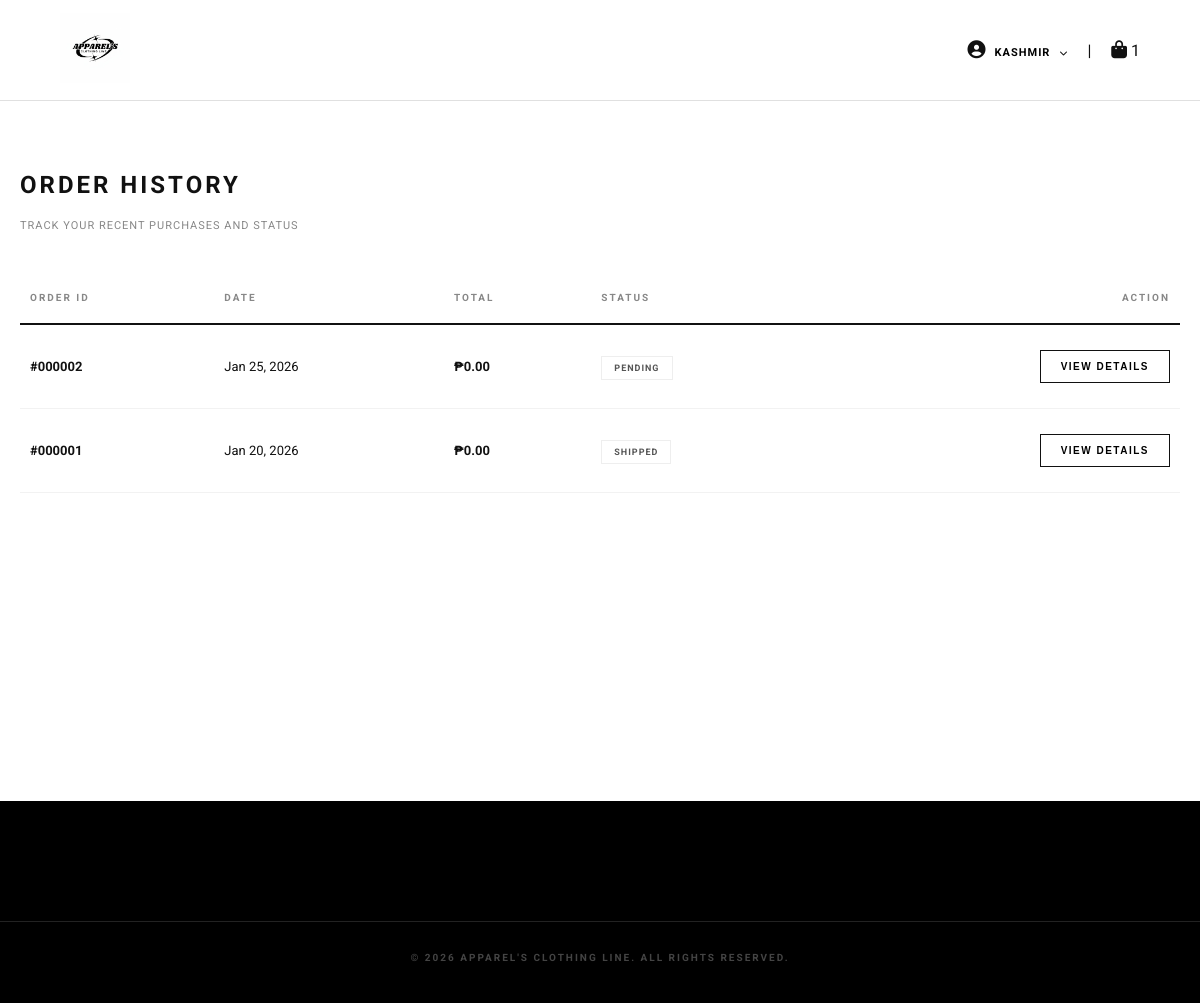
Page /orders.php (signed in) on the earlier database version.
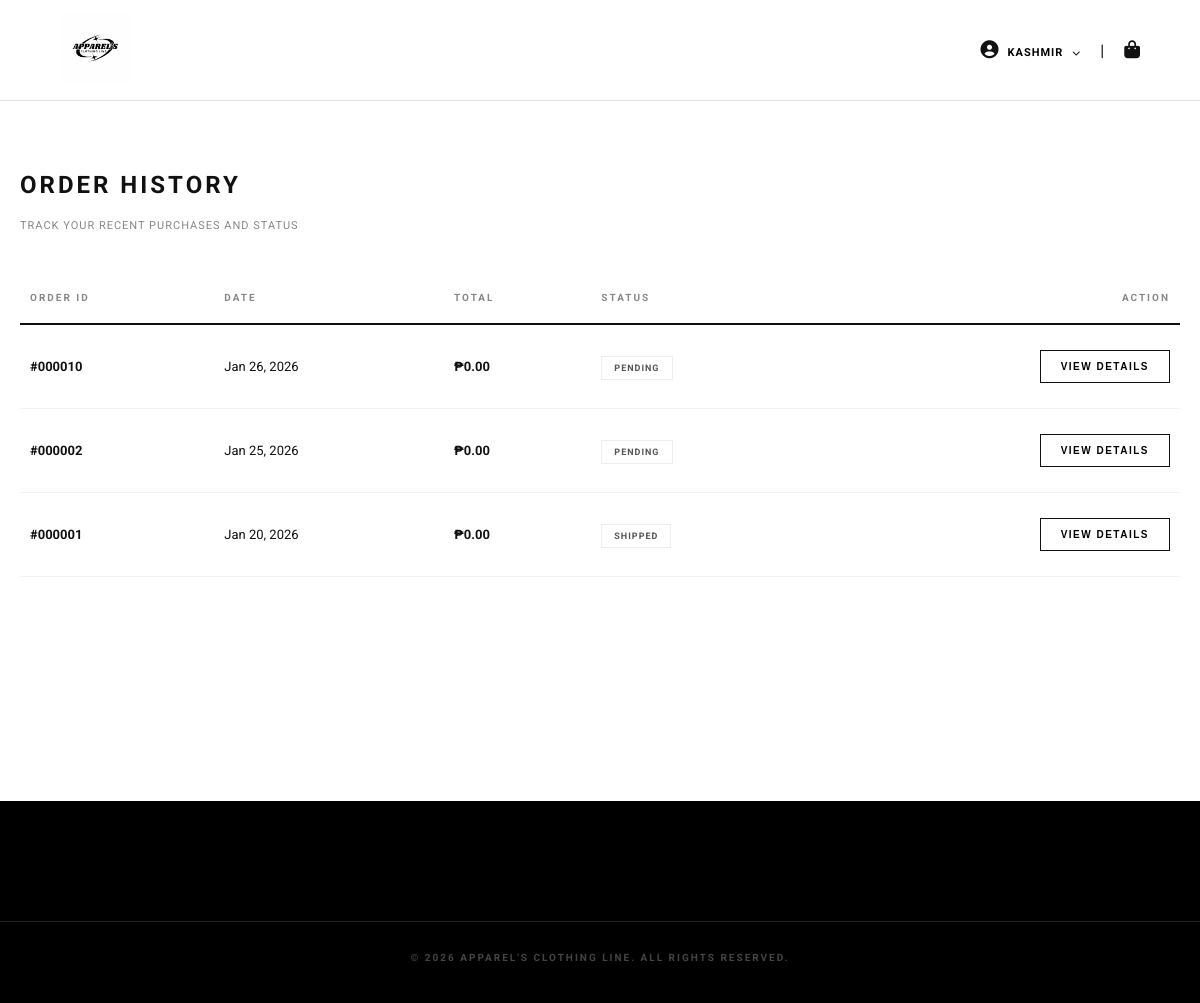
Same page on the later database version.
### tables this page shows
CREATE TABLE `orders` (
  `id` int(11) NOT NULL,
  `user_id` int(11) NOT NULL,
  `full_name` varchar(255) NOT NULL,
  `address` text NOT NULL,
  `total_amount` decimal(10,2) NOT NULL,
  `payment_method` varchar(50) NOT NULL,
  `status` varchar(50) DEFAULT 'Pending',
  `created_at` timestamp NOT NULL DEFAULT current_timestamp()
);

### orders.php (the view, shortened to what this page needs)
<?php
include "config/database.php";
$user_id = $_SESSION['user_id'];
$v = "2.1";
$user_query = mysqli_query($conn, "SELECT first_name FROM users WHERE id = $user_id");
$user_data = mysqli_fetch_assoc($user_query);
$display_name = $user_data['first_name'] ?? 'USER';
$count_res = mysqli_query($conn, "SELECT SUM(quantity) as total FROM cart WHERE user_id = $user_id");
$count_row = mysqli_fetch_assoc($count_res);
$cart_count = $count_row['total'] ?? 0;
$orders_query = "SELECT * FROM orders WHERE user_id = $user_id ORDER BY created_at DESC";
$orders_result = mysqli_query($conn, $orders_query);
?>
<!DOCTYPE html>
<html lang="en">
<head>
    <link rel="stylesheet" href="assets/css/style.css?v=<?php echo $v; ?>">
    <link rel="stylesheet" href="https://cdnjs.cloudflare.com/ajax/libs/font-awesome/6.5.0/css/all.min.css">
</head>
<body>
<header class="header">
    <div class="container header-container">
        <div class="logo">
            <a href="index.php">
                <img src="assets/images/new_logo.jpg" alt="Logo" class="header-logo">
            </a>
        </div>
        <div class="header-right">
            <div class="user-dropdown">
                <a href="javascript:void(0)" class="header-icon">
                    <i class="fas fa-user-circle"></i>
                    <span class="user-name-text"><?= strtoupper(htmlspecialchars($display_name)) ?></span>
                    <i class="fas fa-chevron-down" style="font-size: 8px; margin-left: 5px;"></i>
                </a>
            </div>
            <span class="divider">|</span>
            <a href="cart.php" class="header-icon">
                <i class="fas fa-shopping-bag"></i>
                <?php if($cart_count > 0): ?>
                    <span class="cart-count"><?php echo $cart_count; ?></span>
                <?php endif; ?>
            </a>
        </div>
    </div>
</header>
<main class="container" style="min-height: 70vh;">
    <div class="cart-header" style="margin-top: 50px; margin-bottom: 40px;">
        <h2 class="order-history-title">Order History</h2>
        <p style="font-size: 11px; color: #888; letter-spacing: 1px; text-transform: uppercase; margin-top: 5px;">Track your recent purchases and status</p>
    </div>
    <?php if(mysqli_num_rows($orders_result) > 0): ?>
        <div style="overflow-x: auto;">
            <table class="orders-table">
                <thead>
                    <tr>
                        <th>Order ID</th>
                        <th>Date</th>
                        <th>Total</th>
                        <th>Status</th>
                        <th style="text-align: right;">Action</th>
                    </tr>
                </thead>
                <tbody>
                    <?php while($order = mysqli_fetch_assoc($orders_result)):
                        $total = $order['total_price'] ?? ($order['amount'] ?? 0);
                        $status = $order['status'] ?? 'Pending';
                    ?>
                    <tr>
                        <td class="order-id-cell">
                            #<?php echo str_pad($order['id'], 6, '0', STR_PAD_LEFT); ?>
                        </td>
                        <td>
                            <?php echo date("M d, Y", strtotime($order['created_at'])); ?>
                        </td>
                        <td class="order-total-cell">
                            ₱<?php echo number_format($total, 2); ?>
                        </td>
                        <td>
                            <span class="status-badge">
                                <?php echo htmlspecialchars($status); ?>
                            </span>
                        </td>
                        <td style="text-align: right;">
                            <button onclick="viewOrderDetails(<?php echo $order['id']; ?>)" class="btn-view-details">
                                View Details
                            </button>
                        </td>
                    </tr>
                    <?php endwhile; ?>
                </tbody>
            </table>
        </div>
    <?php endif; ?>
</main>
<footer class="footer">
    <div class="footer-bottom">
        <p>&copy; 2026 APPAREL'S CLOTHING LINE. ALL RIGHTS RESERVED.</p>
    </div>
</footer>
</body>
</html>

Differences in the rows shown:
added orders: id "000010", created_at "Jan 26, 2026", total "0.00", status "PENDING"
Other differences:
$cart_count: "1" → (not shown)
